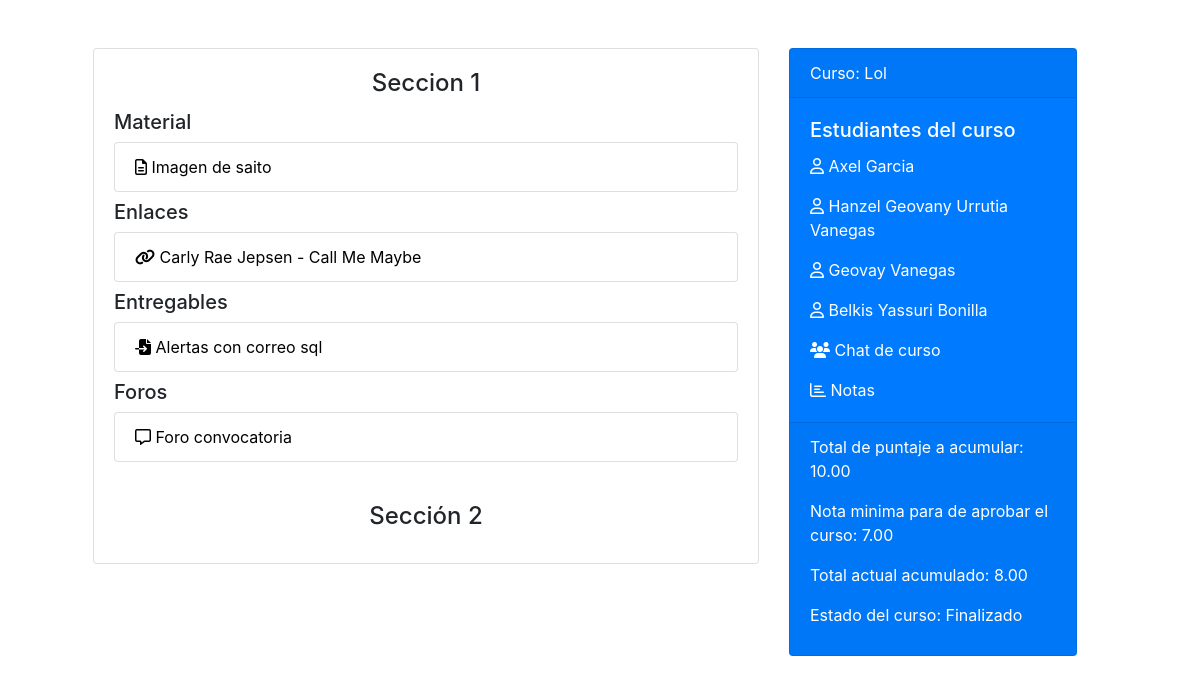
Screenshot of /curso/22 with the database file from the repository.
### PortAll50/models.py (models this page shows, shortened)
class Seccion(models.Model):
    nombre = models.CharField(max_length=60)
    curso = models.ForeignKey(Curso, on_delete=CASCADE, related_name="seccion_curso")
    class Meta:
        verbose_name_plural = "Seccion"

class Material(models.Model):
    nombre_material = models.CharField(max_length=60)
    archivo = models.FileField(upload_to='materiales/', blank=True) #ver video axel
    seccion = models.ForeignKey(Seccion, on_delete=CASCADE, related_name="seccion_material")
    class Meta:
        verbose_name_plural = "Material"

class Url(models.Model):
    nombre_enlace = models.CharField(max_length=60)
    url = models.URLField()
    seccion = models.ForeignKey(Seccion, on_delete=CASCADE, related_name="seccion_url")
    class Meta:
        verbose_name_plural = "Url"

class Entregable(models.Model):
    nombre_entregable = models.CharField(max_length=30)
    archivo = models.FileField(upload_to='entregables/', blank=True) #ver video axel
    comentario = models.CharField(max_length=100)
    tiempo_disp_hasta = models.DateTimeField(null=True)
    ESTADO_ENTREGA = [("1", "Mostrar"), ("2", "Recibida")]
    estado_entrega = models.CharField(choices=ESTADO_ENTREGA, max_length=1, default="1")
    seccion = models.ForeignKey(Seccion, on_delete=CASCADE, related_name="seccion_entregable")
    nota = models.DecimalField(decimal_places=2, max_digits=5, null=True)
    class Meta:
        verbose_name_plural = "Entregable"

class Foro(models.Model):
    nombre_foro = models.CharField(max_length=60)
    asignacion_foro = models.CharField(max_length=300)
    fecha_vencimiento = models.DateTimeField() #investigar
    nota = models.DecimalField(decimal_places=2, max_digits=5, null=True)
    seccion = models.ForeignKey(Seccion, on_delete=CASCADE, related_name="seccion_foro")
    class Meta:
        verbose_name_plural = "Foro"

class Curso(models.Model):
    nombre_curso = models.CharField(max_length=60)
    cuentas = models.ManyToManyField(User, related_name="cursos_inscritos", null=True) #identifica participantes
    propietario = models.ForeignKey(User, on_delete=CASCADE, related_name="cursos_creados")
    imagen = models.ImageField(upload_to='cursos/', null = True) #investigar upload_to
    ESTADO_CURSO = [("0", "Preparando"), ("1", "Activo"), ("2", "Finalizo")]
    estado_curso = models.CharField(choices=ESTADO_CURSO, max_length=1, default="0")
    cantidad_minima = models.DecimalField(decimal_places=2, max_digits=5, null=True)
    total_acumular = models.DecimalField(decimal_places=2, max_digits=5, null=True)
    actual_acumulado = models.DecimalField(decimal_places=2, max_digits=5, default=0)
    class Meta:
        verbose_name_plural = "Curso"

### PortAll50/views.py (the view)
# urls.py: path("curso/<int:id_curso>", views.curso, name="curso"),
def curso(request, id_curso):
    curso = Curso.objects.get(id=id_curso)
    context = {
        "curso": curso
    }
    return render(request, "PortAll50/curso.html", context)

### PortAll50/templates/portall50/curso.html (shortened to what this page needs)
{% extends 'base.html' %}
{% load bootstrap4 %}
{% load static %}
{% block main %}
    <div class="container">
        <div class="row">
            <div class="col-lg-8">
                <div class="card">
                    {% for seccion in curso.seccion_curso.all %}
                        <div class="card-body">
                            <h4 class="card-title text-center">{{seccion.nombre}}</h4>
                            {% if seccion.seccion_material.all %}
                                <h5>Material</h5>
                                <ul class="list-group">
                                    {% for material in seccion.seccion_material.all %}
                                        <li class="list-group-item"><a target="_blank" href="{{material.archivo.url}}"><i class="far fa-file-alt"></i> {{material.nombre_material}}</a></li>
                                    {% endfor %}
                                </ul>
                            {% endif %}
                            {% if seccion.seccion_url.all %}
                                <h5 class="mt-2">Enlaces</h5>
                                <ul class="list-group">
                                    {% for enlace in seccion.seccion_url.all %}
                                        <li class="list-group-item"><a target="_blank" href="{{enlace.url}}"><i class="fas fa-link"></i> {{enlace.nombre_enlace}}</a></li>
                                    {% endfor %}
                                </ul>
                            {% endif %}
                            {% if seccion.seccion_entregable.all %}
                            <h5 class="mt-2">Entregables</h5>
                                <ul class="list-group">
                                    {% for entregable in seccion.seccion_entregable.all %}
                                        <li class="list-group-item"><a href="{% url 'entregable' entregable.id %}"><i class="fas fa-file-import"></i> {{entregable.nombre_entregable}}</a></li>
                                    {% endfor %}
                                </ul>
                            {% endif %}
                            {% if seccion.seccion_foro.all %}
                                <h5 class="mt-2">Foros</h5>
                                <ul class="list-group">
                                    {% for foro in seccion.seccion_foro.all %}
                                        <li class="list-group-item"><a href="{% url 'foro' foro.id %}"><i class="far fa-comment-alt"></i> {{foro.nombre_foro}}</a></li>
                                    {% endfor %}
                                </ul>
                            {% endif %}
                        </div>
                    {% endfor %}
                </div>
            </div>
            <div class="col-lg-4">
                <div class="card text-white bg-primary mb-3" style="max-width: 18rem;">
                    <div class="card-header">Curso: {{curso.nombre_curso}}</div>
                    <div class="card-body">
                        <h5 class="card-title">Estudiantes del curso</h5>
                        {% for participante in curso.cuentas.all %}
                            <p class="card-text"><a href="{% url 'mensaje' participante.id %}"><i class="far fa-user"></i> {{participante.first_name}} {{participante.last_name}}</a></p>
                       {% endfor %}
                        <p class="card-text"><a href="{% url 'chatCurso' curso.id %}"><i class="fas fa-users"></i> Chat de curso</a></p>
                        <p class="card-text"><a href="{% url 'notasCurso' curso.id %}"><i class="far fa-chart-bar"></i> Notas</a></p>
                    </div>
                    <div class="card-footer">
                        <p>Total de puntaje a acumular: {{curso.total_acumular}}</p>
                        <p>Nota minima para de aprobar el curso: {{curso.cantidad_minima}}</p>
                        <p>Total actual acumulado: {{curso.actual_acumulado}}</p>
                        {% if curso.estado_curso == "2" %}
                            <p>Estado del curso: Finalizado</p>
                        {% else %}
                            <p>Estado del curso: Cursando</p>
                        {% endif %}
                    </div>
                </div>
            </div>
        </div>
    </div>
{% endblock %}

### PortAll50/static/css/base.css (style rules this page uses)
a { color: black; text-decoration: none; }
p > a { color: white; }

### rows the page displays
Seccion: nombre "Seccion 1"
Material: nombre_material "Imagen de saito"
Url: nombre_enlace "Carly Rae Jepsen - Call Me Maybe"
Entregable: nombre_entregable "Alertas con correo sql"
Foro: nombre_foro "Foro convocatoria"
Seccion: nombre "Sección 2"
Curso: nombre_curso "Lol", total_acumular "10.00", cantidad_minima "7.00", actual_acumulado "8.00"

### other values shown
{{ participante.first_name }} "Axel"
{{ participante.last_name }} "Garcia"
{{ participante.first_name }} "Hanzel Geovany"
{{ participante.last_name }} "Urrutia Vanegas"
{{ participante.first_name }} "Geovay"
{{ participante.last_name }} "Vanegas"
{{ participante.first_name }} "Belkis Yassuri"
{{ participante.last_name }} "Bonilla"
